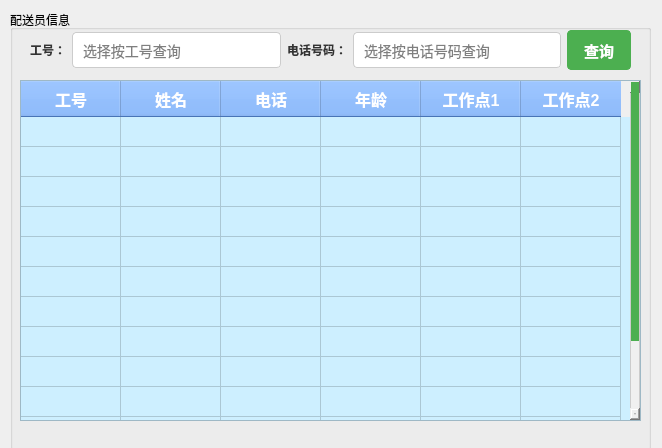
<?xml version="1.0" encoding="UTF-8"?>
<ui version="4.0">
 <class>ProfileForm</class>
 <widget class="QWidget" name="ProfileForm">
  <property name="geometry">
   <rect>
    <x>0</x>
    <y>0</y>
    <width>662</width>
    <height>448</height>
   </rect>
  </property>
  <property name="windowTitle">
   <string>查询配送员信息</string>
  </property>
  <property name="styleSheet">
   <string notr="true">
                QLabel {
                    color: #333;
                    font: 14px &quot;幼圆&quot;;
                    font-weight: bold;
                }

                QLineEdit,
                QComboBox  {
                    padding: 8px;
                    font-size: 14px;
                    border: 1px solid #ccc;
                    border-radius: 4px;
                }

                QTableWidget {
                    font: 14px &quot;幼圆&quot;;
                    background-color: #cdefff;
                }

                QTableWidget::item {
                    font: 14px &quot;幼圆&quot;;
                }

                QHeaderView {
                    font: bold 16px &quot;幼圆&quot;;
                }
                
                QTableWidget::item:selected {
                    background-color: #a6a6a6;
                }

                QTableWidget QHeaderView::section {
                    background-color: #65a3ff;
                    color: white;
                    font-weight: bold;
                    font-size: 16px;
                    padding: 4px;
                }

                QTableWidget::item {
                    padding: 10px;
                }

                QPushButton {
                    padding: 8px 16px;
                    font-size: 15px;
                    font-weight: bold;
                    border: 1px solid #4CAF50;
                    border-radius: 4px;
                    color: #fff;
                    background-color: #4CAF50;
                }

                 QPushButton:hover {
                    background-color: #45a049;
                    border: 1px solid #45a049;
                }

                QTextEdit {
                    font-size: 14px;
                    border: 1px solid #ccc;
                    border-radius: 4px;
                }

                QScrollBar:vertical {
                    border: 1px solid #ccc;
                    background: #f0f0f0;
                    width: 10px;
                    margin: 0px 0px 0px 0px;
                }

                QScrollBar::handle:vertical {
                    background: #4CAF50;
                    min-height: 20px;
                }
            </string>
  </property>
  <widget class="QTableWidget" name="tableWidget">
   <property name="geometry">
    <rect>
     <x>20</x>
     <y>80</y>
     <width>621</width>
     <height>341</height>
    </rect>
   </property>
   <attribute name="verticalHeaderVisible">
    <bool>false</bool>
   </attribute>
   <row>
    <property name="text">
     <string>新建行</string>
    </property>
   </row>
   <row>
    <property name="text">
     <string>新建行</string>
    </property>
   </row>
   <row>
    <property name="text">
     <string>新建行</string>
    </property>
   </row>
   <row>
    <property name="text">
     <string>新建行</string>
    </property>
   </row>
   <row>
    <property name="text">
     <string>新建行</string>
    </property>
   </row>
   <row>
    <property name="text">
     <string>新建行</string>
    </property>
   </row>
   <row>
    <property name="text">
     <string>新建行</string>
    </property>
   </row>
   <row>
    <property name="text">
     <string>新建行</string>
    </property>
   </row>
   <row>
    <property name="text">
     <string>新建行</string>
    </property>
   </row>
   <row>
    <property name="text">
     <string>新建行</string>
    </property>
   </row>
   <row>
    <property name="text">
     <string>新建行</string>
    </property>
   </row>
   <row>
    <property name="text">
     <string>新建行</string>
    </property>
   </row>
   <row>
    <property name="text">
     <string>新建行</string>
    </property>
   </row>
   <column>
    <property name="text">
     <string>工号</string>
    </property>
   </column>
   <column>
    <property name="text">
     <string>姓名</string>
    </property>
   </column>
   <column>
    <property name="text">
     <string>电话</string>
    </property>
   </column>
   <column>
    <property name="text">
     <string>年龄</string>
    </property>
   </column>
   <column>
    <property name="text">
     <string>工作点1</string>
    </property>
   </column>
   <column>
    <property name="text">
     <string>工作点2</string>
    </property>
   </column>
   <item row="0" column="0">
    <property name="text">
     <string/>
    </property>
    <property name="flags">
     <set>ItemIsSelectable|ItemIsDragEnabled|ItemIsDropEnabled|ItemIsUserCheckable|ItemIsEnabled</set>
    </property>
   </item>
  </widget>
  <widget class="QWidget" name="layoutWidget">
   <property name="geometry">
    <rect>
     <x>30</x>
     <y>30</y>
     <width>601</width>
     <height>40</height>
    </rect>
   </property>
   <layout class="QHBoxLayout" name="horizontalLayout">
    <item>
     <widget class="QLabel" name="label">
      <property name="text">
       <string>工号：</string>
      </property>
     </widget>
    </item>
    <item>
     <widget class="QLineEdit" name="input1_lineedit">
      <property name="placeholderText">
       <string>选择按工号查询</string>
      </property>
     </widget>
    </item>
    <item>
     <widget class="QLabel" name="label_2">
      <property name="text">
       <string>电话号码：</string>
      </property>
     </widget>
    </item>
    <item>
     <widget class="QLineEdit" name="input2_lineedit">
      <property name="placeholderText">
       <string>选择按电话号码查询</string>
      </property>
     </widget>
    </item>
    <item>
     <widget class="QPushButton" name="btn_query">
      <property name="text">
       <string>查询</string>
      </property>
     </widget>
    </item>
   </layout>
  </widget>
  <widget class="QGroupBox" name="groupBox">
   <property name="geometry">
    <rect>
     <x>10</x>
     <y>10</y>
     <width>641</width>
     <height>441</height>
    </rect>
   </property>
   <property name="title">
    <string>配送员信息</string>
   </property>
  </widget>
  <zorder>groupBox</zorder>
  <zorder>tableWidget</zorder>
  <zorder>layoutWidget</zorder>
 </widget>
 <resources/>
 <connections/>
</ui>
